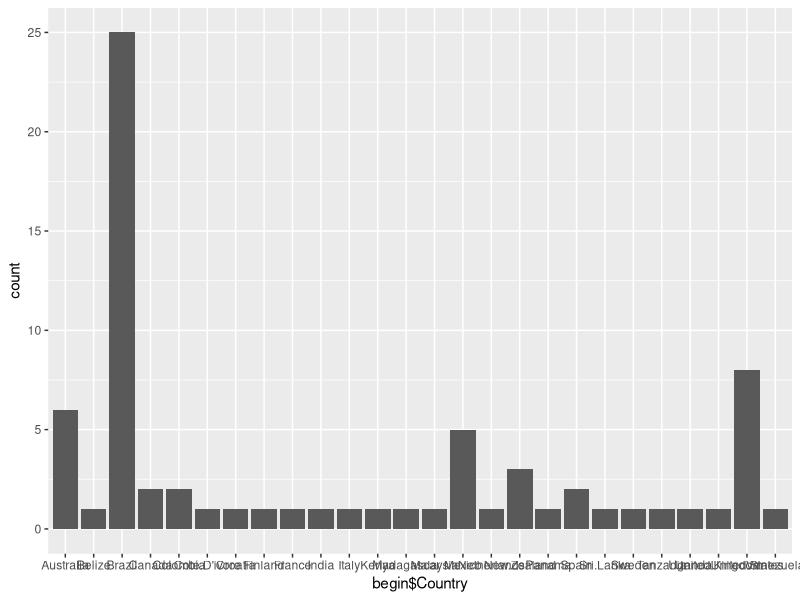

Write the R code that produced this figure. (Note: this script raises an error after producing the figure.)
#Qualitative data only

library(reshape2) #Version 0.8.7
library(ggplot2) #Version 2.2.1
library(forcats) #Version 0.2.0
library(dplyr) #Version 0.7.4
library(stringr) #Version 1.2.0
library(readr) #Version 1.1.1
library(gridExtra) #Version 2.3

mergedrefined7 <- read_csv("./Data/mergedrefined7.csv")

begin <- dcast(mergedrefined7, Article.ID ~ variable, fun=toString, value.var="data")
names(begin)[names(begin) == "focal area of research (ecophysiology, population ecology, community ecology ecosystem ecology, animal behavior)"] <- "focal.area.of.research"
cats <- read_csv("./Data/withbroad.csv")
begin <- cbind(begin,cats$broad)
names(begin)[names(begin) == "cats$broad"] <- "broad"
names(begin)[names(begin) == "accession number"] <- "accession.n"
names(begin)[names(begin) == "Article.ID"] <- "article.id"
names(begin)[c(9,10)] <- c("archive","arch.y.n")

#data cleaning ####
begin$Municipality[63] <- "Manaus"
begin[begin=="NA"] <- NA
begin[begin==""] <- NA
begin[begin=="SFRD"] <- "SRFD"
begin[begin=="AF"] <- "WS"
begin[begin=="TF"] <- "TP"
begin[begin=="GT"] <- NA
begin[begin=="IR"] <- "LIT"
begin[begin=="plant, plant"] <- "plant"
remove <- is.na(begin$focal.subject.of.research)
remove2 <- is.na(begin$layout)
begin$focal.subject.of.research[remove==TRUE] <- "plant"
begin$layout[remove2==TRUE] <- "fixed.point"
begin[begin=="transect"] <- "perpendicular"
begin$citations <- as.numeric(begin$citations)
begin$biome <- tolower(begin$biome)



#location data ####
length(unique(begin$Country))
sort(begin$Country)
a <- ggplot(data = begin, aes(begin$Country))
a + geom_bar()
length(begin[begin$Country=="Mexico"])
popular_countries <-  as.data.frame(sort(table(begin$Country), decreasing=T))
names(popular_countries)[1] <- "Countries"

popular_countries$noper <- gsub("\\."," ",popular_countries$Countries)
#export for python
write.csv(popular_countries,"./Outputs/popular_countries.csv",row.names = FALSE)



b <- ggplot(data = begin, aes(x = fct_infreq(Country))) +
  geom_bar(aes(fill=Country)) + scale_y_continuous(expand=c(0,0), limits=c(0,27))
b <- b + theme_classic() + theme(legend.position="none")
b <- b + theme(axis.text.x = element_text(angle=90, vjust=0, hjust=1))
b

popular.cities <- as.data.frame(head(sort(table(begin$Municipality), decreasing=T)))
popular.cities
#export mergedrefined7 to add simple latitude, first listed only
write.csv(begin,"./Data/mergedrefined8.csv",row.names=FALSE)
simplat <- mergedrefined8[,c(1,41)]



#variables data ####
g <- begin[,c("var.1","var.2","var.3","var.4","var.5","var.6","var.7")]


e <- g[,-c(1)] 
f <- as.data.frame(sort(table(unlist(e)), decreasing = T)) #sorts strings from different variables into correct bins, singular

k <- apply(g,1,sort, na.last=TRUE) #sorts groups of strings
k <- t(k)
j <- apply(format(k),1,paste, collapse=" ")
m <- as.data.frame(sort(table(unlist(k)),decreasing=T)) #new, correct version of f
l <- as.data.frame(sort(table(j), decreasing =T)) #unique combinations of variables


g$varcombine <- paste(g$var.1,g$var.2,g$var.3,g$var.4,g$var.5,g$var.6,g$var.7)
i <- g[str_detect(g$varcombine,"(?=.*AT)(?=.*RH)"),] #search by specific string type

#transect info ####
h <- begin$layout
transect.types = as.data.frame(sort(table(unlist(h)),decreasing = T))
transect.types

#habitat info ####
sorted.hab <- as.data.frame(sort(table(unlist(begin$biome)),decreasing=T))
biomes <- as.data.frame(sort(table(unlist(begin$broad)),decreasing=T))
biomes$percent <- round(((biomes$Freq/71)*100), digits = 0)
biomes$withdata <- c(24,14,1)
biomes$percentwith <- round(((biomes$withdata/39)*100),digits=0)

forbarplot <- biomes[,c(1,2,4)] %>% gather(key="type",value="number",Freq:withdata)
 
ggplot(forbarplot) + geom_col(aes(x=Var1,y=number,fill=type)) + scale_fill_manual(values=biopal,name="Abiotic Edge\nEffects",labels=c("Total","With data")) +
  labs(x="Biome type",y="Number of studies")

biopal <- c("#33ccff","#000099")



cited.biomes <- ggplot(begin, aes(x=broad, y=citations, fill=broad)) + geom_col() + theme_classic()
cited.biomes + scale_fill_manual(values=biopal) + theme(legend.position = "none")

###citations ####
#by biome
nrow(mergedrefined8[mergedrefined8$citations > 0,]) #63
cite.biome <- mergedrefined8 %>% group_by(broad) %>% summarize(sum(citations)) #all studies

length(unique(mergedrefined8$article.id[mergedrefined8$broad=="temperate"]))
length(unique(mergedrefined8$article.id[mergedrefined8$broad=="tropical"]))
length(unique(mergedrefined8$article.id[mergedrefined8$broad=="boreal"]))

#by country
cite.country <- mergedrefined8 %>% group_by(Country) %>% summarize(sum(citations))

studies.country <-  as.data.frame(sort(table(mergedrefined8$Country), decreasing=T))
names(studies.country) <- c("Country","No_Studies")

cite.country <- merge(cite.country,studies.country,by="Country")

attach(cite.country)
cite.country <- cite.country[order(-`sum(citations)`),]
detach(cite.country)

per.study <- cite.country %>% mutate(cite.per.study = round(`sum(citations)`/No_Studies))

ggplot(per.study,aes(x=No_Studies,y=cite.per.study)) +
  geom_text(aes(label=Country)) +
  coord_cartesian(xlim=c(-5,30)) +
  xlab("Number of Studies")+
  ylab("Citations/Number of Studies")+
  geom_text(data=per.study, aes(x=21,y=41,label="Brazil",color="red"))

portuspan <- c(7,11,12,53,58)
english <- mergedrefined8[!mergedrefined8$article.id %in% portuspan,]

english.cite <- english %>% group_by(Country) %>% summarize(sum(citations))
english.country <-  as.data.frame(sort(table(english$Country), decreasing=T))
#Without Portuguese, 864 citations for Brazil, 21 studies ** x=21,y=41


##years/time ####
hist(mergedrefined8$Year,breaks=10)
mergedrefined8$Year <- as.factor(mergedrefined8$Year)
years <- mergedrefined8 %>% count(Year)

ggplot(mergedrefined8, aes(x=Year)) + geom_histogram(color="black",fill="thistle4",stat="count")+ theme_bw()+
  theme(axis.text.x  = element_text(angle=90, vjust=0.5))+
  ylim(0,13)+
  xlab("Year")+ylab("Frequency") + ggtitle("Studies per year")


mergedrefined8$end.date <- as.Date(mergedrefined8$end.date, format = "%m/%d/%Y")
mergedrefined8$end.date.1 <- as.Date(mergedrefined8$end.date.1, format = "%m/%d/%Y")
mergedrefined8$end.date.2 <- as.Date(mergedrefined8$end.date.2, format = "%m/%d/%Y")
mergedrefined8$start.date <- as.Date(mergedrefined8$start.date, format = "%m/%d/%Y")
mergedrefined8$start.date.1 <- as.Date(mergedrefined8$start.date.1, format = "%m/%d/%Y")
mergedrefined8$start.date.2 <- as.Date(mergedrefined8$start.date.2, format = "%m/%d/%Y")

dates <- mergedrefined8[,c(1,17,18,19,71,72,73)]
dates$days <- ifelse(!is.na(dates$start.date), dates$end.date - dates$start.date, 
                     ifelse(!is.na(dates$start.date.1), (dates$end.date.1 - dates$start.date.1)+(dates$end.date.2 - dates$start.date.2),NA))
dates$days[13] <- 12 #fix entry issue where end.date and start.date were swapped

hist(dates$days)
hist(dates$days,breaks=60,xlim=c(0,100))
hist(dates$days, breaks=120,xlim=c(0,30))

dates$year <- ifelse(!is.na(dates$end.date), substring(dates$end.date,1,4), 
                     substring(dates$end.date.2,1,4))
dates$year <- as.integer(dates$year)
hist(dates$year)

ggplot(dates, aes(x=days)) + geom_histogram(binwidth=20,color="black",fill="thistle4")+ theme_bw()+
  geom_vline(aes(xintercept=mean(days,na.rm=TRUE)), color="blue",linetype="dashed",size=1)+
  xlab("# days of measurements")+ylab("Frequency") + ggtitle("Histogram of sampling duration")


##archives? ####
count(mergedrefined8[mergedrefined8$arch.y.n == "Y",1]) #2 of 71

##journal ####
journals <- as.data.frame(sort(table(mergedrefined8$Journal),decreasing=T)) #most common = FEM 6, BC 5

##area, subject of research ####
areas <- as.data.frame(sort(table(mergedrefined8$focal.area.of.research),decreasing=T))
subjects <- as.data.frame(sort(table(mergedrefined8$focal.subject.of.research),decreasing=T))


##replicates ####
hist(mergedrefined8$replicates.habitat.1,breaks=10)
hist(mergedrefined8$replicates.habitat.2)
sort(table(mergedrefined8$replicates.habitat.1),decreasing=T) # 22 of 71 had only one replicate of first habitat
sort(table(mergedrefined8$replicates.habitat.2),decreasing=T)
sort(table(mergedrefined8$replicates.habitat.3),decreasing=T)
sort(table(mergedrefined8$replicates.habitat.4),decreasing=T)

replicates <- mergedrefined8[,c(1,55,56,57,58,59)]
replicates$article.id <- as.factor(replicates$article.id)
replicates$replicates.habitat.1 <- as.factor(replicates$replicates.habitat.1)
replicates$replicates.habitat.2 <- as.factor(replicates$replicates.habitat.2)
replicates$replicates.habitat.3 <- as.factor(replicates$replicates.habitat.3)
replicates$replicates.habitat.4 <- as.factor(replicates$replicates.habitat.4)
replicates$replicates.habitat.5 <- as.factor(replicates$replicates.habitat.5)
reps <- replicates %>% count(replicates.habitat.1)

#instruments ####
sort(table(mergedrefined8$equip.var.1),decreasing=T)
sort(table(mergedrefined8$equip.var.2),decreasing=T)
sort(table(mergedrefined8$equip.var.3),decreasing=T)
sort(table(mergedrefined8$equip.var.4),decreasing=T)
sort(table(mergedrefined8$equip.var.5),decreasing=T)
sort(table(mergedrefined8$equip.var.6),decreasing=T)
sort(table(mergedrefined8$equip.var.7),decreasing=T)

#how were edges and interiors determined? ####
cited_info <- read_csv("./Data/cited_info2.csv")

sort(table(cited_info$cited.dist), decreasing=T)
length(unique(cited_info$article.id)) #21
studies <- unique(cited_info$article.id)

cited_interiors <- cited_info[cited_info$dist.type=="interior",]

cited_intdist <- subset(cited_interiors, subset=!duplicated(cited_interiors[c("article.id")]),
                        select=c("article.id","cited.dist","dist.type"))
as.data.frame(table(sort(unlist(cited_intdist$cited.dist))))


cited_papers <- as.data.frame(table(sort(unlist(cited_interiors$cited.author),decreasing=TRUE)))

